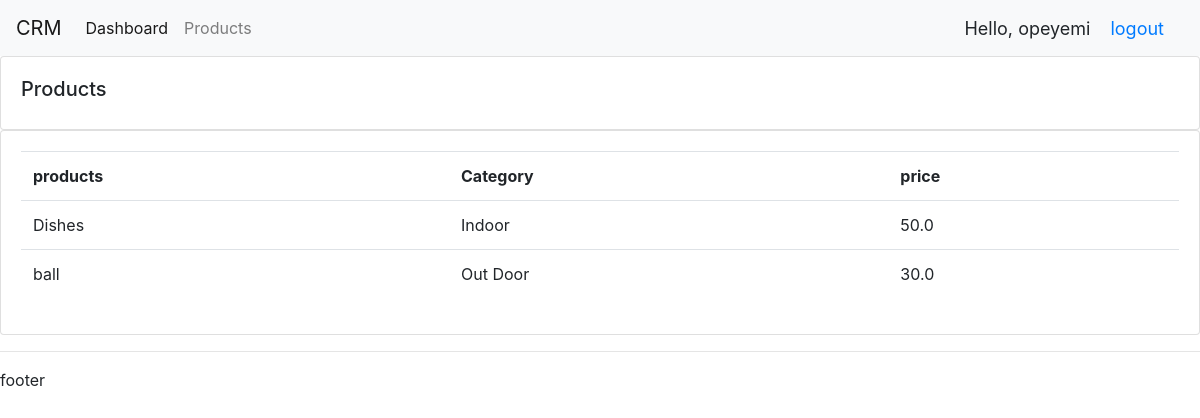
/product/ (signed in), run on the app's committed database.
### accounts/models.py (models this page shows, shortened)
class Product(models.Model):
    CATEGOTY=(
        ('Indoor', 'Indoor'),
        ('Out Door', 'Out Door')
    )
    name = models.CharField(max_length= 200, null=True)
    price = models.FloatField(null=True)
    category = models.CharField(max_length= 200, null=True, choices=CATEGOTY)
    description = models.CharField(max_length= 200, null=True, blank=True)
    date_created = models.DateTimeField(auto_now_add=True, null=True)
    tags = models.ManyToManyField(Tags)

### accounts/decorators.py (the view)
        def wrapper_func(request, *args, **kwargs):
            group = None
            if request.user.groups.exists():
                group = request.user.groups.all()[0].name
            if group in allowed_roles:
                return view_func(request, *args, **kwargs)
            else:
                return HttpResponse(' you are not authorized to view this page ')

### accounts/views.py (called while the page is built)
@login_required(login_url='login')
@allowed_user(allowed_roles =['admin'])
def product(request):
    products = Product.objects.all()
    context={
        'products': products
    }
    return render(request, 'accounts/products.html', context)

### accounts/templates/accounts/products.html
{% extends 'accounts/base.html' %}
{% block content%}
<div class="row">
    <div class="col">
        <div class="card card-body">
            <h5>Products</h5>
        </div>
        <div class="card card-body">
            <table class="table">
                <tr>
                    <th>products</th>
                    <th>Category</th>
                    <th>price</th>
                </tr>
                {% for product in products %}
                <tr>
                    <td>{{product.name}}</td>
                    <td>{{product.category}}</td>
                    <td>{{product.price}}</td>
                </tr>
                {%endfor%}
            </table>
        </div>
    </div>
</div>
{% endblock%}

### accounts/templates/accounts/nav.html (shortened to what this page needs)
<nav class="navbar navbar-expand-lg navbar-light bg-light">
    <a class="navbar-brand" href="{% url 'home' %}">CRM</a>
    <div class="collapse navbar-collapse" id="navbarNav">
      <ul class="navbar-nav">
        {% if request.user.is_staff %}
        <li class="nav-item active">
          <a class="nav-link" href="{% url 'home' %}">Dashboard</a>
        </li>
        <li class="nav-item">
          <a class="nav-link" href="{% url 'product' %}">Products</a>
        </li>
        {% else %}
        <li class="nav-item">
          <a class="nav-link" href="{% url 'account' %}">Settings</a>
        </li>
        {% endif %}
      </ul>
    </div>
    <Span class="hello-mg">Hello, {{request.user}} </Span>
    <span class="hello-mg"><a  href="{%url 'logout' %}">logout</a></span>
  </nav>

### accounts/templates/accounts/nav.html (style rules this page uses)
.hello-mg { font-size: 18px; margin-right: 20px; }

### data on the page
Product: name "Dishes", category "Indoor", price "50.0"
Product: name "ball", category "Out Door", price "30.0"

### other printed values
{{ request.user }} "opeyemi"
